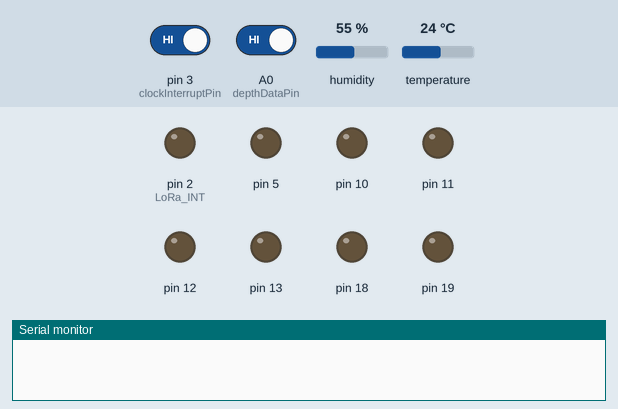
Simulated run of this sketch. Board: Arduino Uno, built with avr-gcc and run on an emulated ATmega328P. On the bench: output pins drawn as LEDs (lit = HIGH), the last lines printed to the serial monitor. Wiring (inferred from the names in the program): DS3231 clock at I2C address 0x68. The inputs (shaded band) are chosen by the test bench; at power-on: pin 3 (clockInterruptPin) HIGH, A0 (depthDataPin) HIGH, humidity 55 %, temperature 24 °C. Sleep ends after the set time or at an interrupt; the local clock reads 2024-03-15 10:24:30 at power-on unless the sketch sets it; EEPROM starts erased; no radio packets arrive unless stated; pins used as bus, display or sensor lines are not drawn.

Above: at 0.1 s.
At 10.0 s:
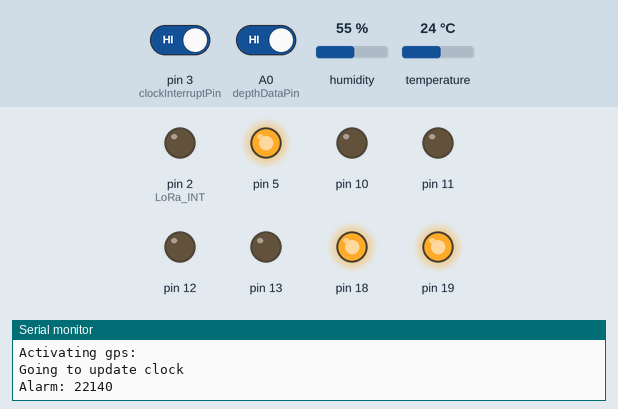
10.1 s: pin 3 (clockInterruptPin) driven LOW and A0 (depthDataPin) driven LOW
At 19.3 s:
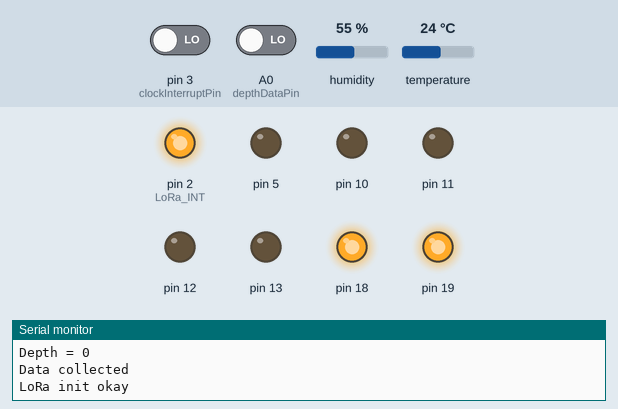
Timing chart, 0 to 20.8 s (numbered marks = the images above; inputs shaded):
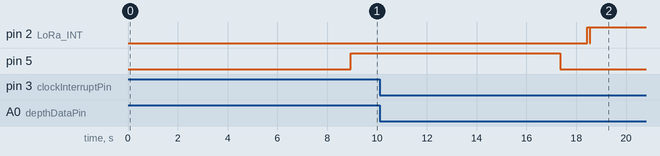

The sketch:

minimalSender.ino
```cpp
#include <Wire.h>                   // Library to use I2C communucation.
#include <RTClibExtended.h>         // Library for the clock
#include <timeAndAlarm.h>           // Functions for handeling timer and alarms
#include <TinyGPS++.h>              // Handling GPS data
#include <EEPROM.h>                 // Administrating writing to/reading from EEPROM
#include <SDI12.h>                  // Library for SDI-12 communication
#include <avr/io.h>
#include <Adafruit_Sensor.h>        // Library that some of Adafruit's sensors uses.
#include <Adafruit_BMP280.h>        // Temperature and air pressure readings from the BMP280 chip.
#include <Adafruit_AM2320.h>        // Humidity sensor
#include "systemConstants.h"        // Constants for the system

// LoRa:
#include <RHReliableDatagram.h>
#include <LoRa.h>
#include <RH_RF95.h>
#include <SPI.h>
RH_RF95 lora(LoRa_CS, LoRa_INT);                              // Instanciate the LoRA driver
RHReliableDatagram manager(lora, SENDER_ADDRESS); // Instanciate the reliable sender

// Dynamic memory for receiving messages:
uint8_t buf[RH_RF95_MAX_MESSAGE_LEN];
uint8_t packageNum;
Adafruit_AM2320 am2320 = Adafruit_AM2320(); // Instance for the humidity sensor.


RTC_DS3231 RTC;
timeAndAlarm TimeAlarm(RTC);
TinyGPSPlus gps;  //This is the GPS object that will pretty much do all the grunt work with the NMEA data


void setup() {
  Serial.begin(9600);

  setAwakePinConfig();
  delay(40);
  initializePacketNum();
  //Serial.println(F("Turning GPS on"));
  activateClock();


  turnOnGPS();
  Serial.println(F("Activating gps: "));
  delay(100);
  delay(5000);
  turnOffGPS();


  initializeAlarm(); // Clear previous alarms and turn off SQW
  DateTime timeNow = RTC.now();

  Serial.println(F("Going to update clock"));
  updateClock(1);
  //getPosition();

  TimeAlarm.setWakeUpPeriod(0, 1, 0);
  TimeAlarm.setAlarm1(1, 2*(SENDER_ADDRESS-2));
  printAlarm();

}


void loop() {
  setAwakePinConfig();
  activateClock();

  ////////////////////// Data acquisition /////////////////////////
  /////////////////////////////////////////////////////////////////
  uint8_t data[21];                                              //
  fillLongIntToPos(packageNum, 1, 0, data);                      // Filling packet number to first byte
                                                                 //
  initializeWaterPressureSensor();                               //
  SDI12 mySDI12(depthDataPin);                                   // Define the SDI-12 bus
  PORTD |= B00100000;                                            //
  fillLongIntToPos(getDepth(), 3, 8, data);                      // Filling depth data to byte 8-10
  PORTD &= B11011111;

  BMP.begin();
  delay(40);
  fillLongIntToPos(getTemperature(), 2, 1, data); // Temp data (2 bytes)
  Serial.println(F("Data collected"));

  activateHumiditySensor();
  fillLongIntToPos(getHumidity(), 2, 3, data);  // Humidity data (2 byte)
  deactivateHumiditySensor();

  activateClock();
  fillLongIntToPos(TimeAlarm.getTimeStamp(), 4, 11, data);       // Filling time data to byte 11-14
  fillPositionData(data);                                        // Position data (3 + 3 byte)
  /////////////////////////////////////////////////////////////////


  initializeLoRa();
  if (!manager.sendtoWait(data, sizeof(data), RECEIVER_ADDRESS)){
    Serial.println(F("Send unsuccessful"));
    storeInEEPROM(data, sizeof(data));
  }

  ///// Waiting 1 sec to check if we need to adjust the clock ////
  ////////////////////////////////////////////////////////////////
  uint8_t bufLen = sizeof(buf);                                 // Needs to be here to convert to uint8_t
  uint8_t from;                                                 // from becomes author of the message
  if (manager.recvfromAckTimeout(buf, &bufLen, 1000, &from)){   //
    if (from == REPEATER_ADDRESS && bufLen == 2){               // Special message from repeater
      Serial.print(F("We got time request: "));                 //
      int seconds = buf[1];                                     // Number of seconds to change the clock
      if (!buf[0]){                                             //
        // Position 0 is 0 if the value of seconds is negative  //
        seconds = seconds * -1;                                 //
      }                                                         //
      Serial.println(seconds);                                  //
      TimeAlarm.adjustWakeUpTime(seconds);                      // Adjusting the clock forwards of backwards, depending on sign
    }                                                           //
  }                                                             //
  ////////////////////////////////////////////////////////////////

  sendFromEEPROM();
  updatePackageNum();

  Serial.println(F("Going to sleep"));
  delay(500);
  goToSafeSleep();
  Serial.println(F("\nWoke up from sleep"));

  TimeAlarm.setNextWakeupTime();
  TimeAlarm.setAlarm1();
  printAlarm();

}
```

communication.ino
```cpp
void fillLongIntToPos(long int inValue, int requiredSize, int startingPos, uint8_t* outValue){
  uint8_t * _tempValue = (uint8_t *)&inValue;
  for (int i = 0; i < requiredSize; i++){
    outValue[startingPos + i] = _tempValue[i];
  }
}

// Does the same as fillLongIntToPos, but for the GPS coordinates.
void fillPositionData(uint8_t outValue[messageLength]){
  for (int i = 15; i < 21; i++){
    outValue[i] = EEPROM.read(i);
  }
}

void sendFromEEPROM(){
  // Iterating over the 7 packet numbers
  for(int i=0; i<8; i++)
  {
    // Only send data that exists (the month is never zero)
    if(EEPROM.read(i*100+11) != 0)
    {
      // Trying to send from memory
      uint8_t tempStorage[messageLength];
      for(int j=0; j<messageLength; j++)
      {
        tempStorage[j] = EEPROM.read(i*100+j);
        //Serial.println(tempStorage[j]);
      }
      if(!manager.sendtoWait(&tempStorage[0], messageLength, RECEIVER_ADDRESS))
      {
        Serial.print(F("Send from memory unsuccessful for packet number: "));
        Serial.println(i);
      }
      else
      {
        Serial.println(F("Send from memory success"));
        EEPROM.update(i*100+11,0);
      }
    }
  }
}
```

functions.ino
```cpp
void getPosition(){
  int iterator = 0;
  while (iterator < 4){
    while(Serial.available())//While there are characters to come from the GPS
    {
      gps.encode(Serial.read());//This feeds the serial NMEA data into the library one char at a time
    }
    if(gps.location.isUpdated())//This will pretty much be fired all the time anyway but will at least reduce it to only after a package of NMEA data comes in
    {
      iterator ++;
    }
  }
  long int Lat = gps.location.lat() * 100000;
  long int Lng = gps.location.lng() * 100000;
  Serial.println(Lat);
  Serial.println(Lng);
  uint8_t positionData[6];
  fillLongIntToPos(Lat, 3, 0, positionData);
  fillLongIntToPos(Lng, 3, 3, positionData);
    for (int j = 0; j < 6; j++)
    {
      // Writing the new position data to memory of all packets
      EEPROM.update(100 + 15 + j, positionData[j]);
    }
}


void updatePackageNum(){
  if (packageNum >= 7)
  {
    packageNum = 0;
    EEPROM.write(50,0);
    EEPROM.write(57, 77);
  }
  else
  {
    packageNum ++;
    EEPROM.write(50+packageNum, packageNum);
    EEPROM.write(50+packageNum-1, 77);
  }
}


void goToSleep()
{
  attachInterrupt(digitalPinToInterrupt(clockInterruptPin), wakeUpRoutine, LOW);

  setSleepConfig();

  // Disable ADC
  ADCSRA &= ~(1<<7);

  // Go to deep sleep
  SMCR |= (1<<2); // Power down mode
  SMCR |= 1; // Enable sleep

  // BOD disable
  MCUCR |= (3<<5); // Set both BODS and BODSE at the same time
  MCUCR = (MCUCR & ~(1<<5)) | (1<<6); // Then set the BODS bit and clear the BODSE bit at the same time
  __asm__ __volatile__("sleep"); // In line assembler sleep execute instruction
  delay(10);
  detachInterrupt(digitalPinToInterrupt(clockInterruptPin));
}

void wakeUpRoutine()
{
  /*
  PORTD |= B00010000; // Set Clock power pin high
  Wire.begin();
  */
}

void goToSafeSleep(){
  bool fakeWakeup = true;
  while (fakeWakeup){
    goToSleep();
    activateClock();
    DateTime timeNow = RTC.now();
    bool correctHour = timeNow.hour() == EEPROM.read(846);
    bool correctMinute = timeNow.minute() == EEPROM.read(847);
    bool correctSecond = timeNow.second() == EEPROM.read(848);
    if (correctHour && correctMinute && correctSecond){
      fakeWakeup = false;
    }
    else{
      Serial.println(F("We woke up, and we where not supposed to!"));
      Serial.print(F("The clock is: "));
      Serial.println(TimeAlarm.getTimeStamp());
      Serial.println(TimeAlarm.getTime());
      printAlarm();
      delay(50);
    }
  }
}

void storeInEEPROM(uint8_t data[], int dataLen)
{
 for(int i=0; i<dataLen; i++)
 {
  EEPROM.update(data[0]*100+i, data[i]);
 }
}


void printAlarm(){
  Serial.print(F("Alarm: "));
  int hh = EEPROM.read(846);
  int mm = EEPROM.read(847);
  int ss = EEPROM.read(848);
  Serial.print(hh);
  Serial.print(mm);
  Serial.println(ss);
  delay(100);
}


int getDepth()
{
  String startMeasurements = "?M!";
  String getData = "?D0!";
  String SDI_Response = "";
  String SDI_Response_Stripped = "";

  delay(5000); // Needs five seconds to turn on
  mySDI12.sendCommand(startMeasurements);
  delay(3000); // Allow three seconds for measuring
  mySDI12.sendCommand(getData);
  delay(300);   // wait a while for a response

  while (mySDI12.available()) {  // build string from response
      char c = mySDI12.read();

      if( (c=='0') || (c=='1') || (c=='2') || (c=='3') || (c=='4') || (c=='5') || (c=='6') || (c=='7') || (c=='8') || (c =='9')){
        SDI_Response += c;
        delay(5);
      }
  }
  SDI_Response_Stripped += SDI_Response[7];
  SDI_Response_Stripped += SDI_Response[8];
  SDI_Response_Stripped += SDI_Response[9];
  SDI_Response_Stripped += SDI_Response[10];
  int depth = SDI_Response_Stripped.toInt();
  Serial.println(SDI_Response);
  delay(5);
  SDI_Response = "";
  SDI_Response_Stripped = "";
  mySDI12.clearBuffer();
  delay(5);
  Serial.print(F("Depth = "));
  Serial.println(depth);

  return depth;
}


// Returns temperature [*C] with two decimals precision.
long int getTemperature()
{
  delay(50);
  long int temp = (BMP.readTemperature() * 100);
  delay(10);
  return temp;
}

// Returns pressure [Pa].
long int getPressure()
{
  delay(50);
  long int pressure = BMP.readPressure();
  delay(10);
  return pressure;
}


long int getHumidity()
{
  long int humidity = (am2320.readHumidity() * 10 );
  delay(10);
  return humidity;
}
```

initializationFunctions.ino
```cpp
bool updateClock(int mode){
  if (mode == 1){
    Wire.begin();
    delay(50);
    if (! RTC.begin()) {
      while (1){
        Serial.println(F("Couldn't find rtc"));
      }
    }
    RTC.adjust(DateTime(__DATE__, __TIME__));
  }
  else
  {
    Wire.begin();
    Serial.println(F("GPS Start"));//Just show to the monitor that the sketch has started
    if (! RTC.begin()) {
      while (1){
        Serial.println(F("Couldn't find rtc"));
      }
    }
    int iterator = 0;
    while (iterator < 4){
      while(Serial.available())//While there are characters to come from the GPS
      {
        gps.encode(Serial.read());//This feeds the serial NMEA data into the library one char at a time
      }
      if(gps.location.isUpdated() && gps.date.year() != 2000)
      {
        iterator ++;
      }
    }
    uint16_t yy = gps.date.year();
    uint8_t mm = gps.date.month();
    uint8_t dd = gps.date.day();
    uint8_t hh = gps.time.hour();
    uint8_t Min = gps.time.minute();
    uint8_t sec = gps.time.second();
    Serial.println(yy);
    Serial.println(mm);
    Serial.println(dd);
    Serial.println(hh);
    Serial.println(Min);
    Serial.println(sec);
    RTC.adjust(DateTime(yy, mm, dd, hh, Min, sec));
    Serial.println(TimeAlarm.getTimeStamp());
    delay(2000);
  }
}

void turnOnGPS(){
  DDRC |= 1 << GPS_POWER; // Output
  PORTC |= 1 << GPS_POWER; // HIGH GPS_POWER
  delay(40);
}
void turnOffGPS(){
  PORTC &= ~1 << GPS_POWER; // LOW, turn power off
}

bool initializePacketNum(){
  // Checks if it's the first time the module is used. If it isn't, it continues from the previous package number.
  if(EEPROM.read(50)!=0 && EEPROM.read(51)!=1 && EEPROM.read(52)!=2 && EEPROM.read(53)!=3 && EEPROM.read(54)!=4 && EEPROM.read(55)!=5 && EEPROM.read(56)!=6 && EEPROM.read(57)!=7)
  {
    for(int i=0; i<1025; i++)
    {
      EEPROM.write(i, 0);
    }
    packageNum = 0;
  }
  else
  {
    for(int i=0; i<8; i++)
    {
      if(EEPROM.read(50+i) == i)
      {
        packageNum = i;
      }
    }
  }
}

void setSleepConfig(){
  DDRB = B00000000;
  DDRC = B00111100;   // SCL and SDA  and power for GPS and LoRa as output
  DDRD = B01110000;   // Power for clock and depth Multiplexer&MOSFET set as output
  PORTB = ~DDRB;      // Pull all in-ports high
  PORTC = ~DDRC;      // Pull all in-ports high, turn off power for GPS and LoRa, set SCL and SDA low
  PORTD = ~DDRD;      // Pull all in-ports high, turn off power for clock and depth sensor
}

void setAwakePinConfig(){
  DDRB = B00111110;   //
  DDRC = B00111100;
  DDRD = B01110000;
  PORTB = ~DDRB;
  PORTC = ~DDRC;
  PORTD = ~DDRD;
}


// Initialize LoRa.
void initializeLoRa()
{
  //DDRC |= 1 << LoRa_POWER;  // Output
  PORTC |= 1 << LoRa_POWER; // HIGH

  //Set pinMode
  pinMode(LoRa_RST, OUTPUT);
  pinMode(LoRa_INT, OUTPUT);

  // Manual reset of LoRa module
  digitalWrite(LoRa_RST, HIGH);
  delay(100);
  digitalWrite(LoRa_RST, LOW);
  delay(10);
  digitalWrite(LoRa_RST, HIGH);
  delay(10);
  digitalWrite(LoRa_INT, HIGH);
  delay(100);
  digitalWrite(LoRa_INT, LOW);
  delay(10);
  digitalWrite(LoRa_INT, HIGH);
  delay(10);
  pinMode(LoRa_INT, OUTPUT);


  // Initialize both LoRa and Reliable Datagram
  if (!manager.init()){
    // init failed
    Serial.println(F("init failed"));
  }
  else{
    Serial.println(F("LoRa init okay"));
  }


  // Set frequency.
  lora.setFrequency(LoRa_FREQ);

  // Set transmitter power, value from 7-23 (23 = 20 dBm). 13 dBm is default.
  // Can go above this using PA_BOOST, which RFM9x has.
  lora.setTxPower(23);

  // Set spreding factor, bandwidth and coding rate.
  // See LoRa #define in top of code for description and usage.
  //  LoRa.setSpreadingFactor(spreadingFactor); // This causes failure
  LoRa.setSignalBandwidth(signalBandwidth);

  LoRa.setCodingRate4(codingRateDenominator);
}

void activateClock(){
  DDRD |= 1 << clockPowerPin; // Setting pin 4 as output
  PORTD |= 1 << clockPowerPin; // Setting pin 4 high
  Wire.begin(); // Setting up SCL and SDA;
  delay(40);
}

void initializeAlarm()
{
  //clear any pending alarms
  RTC.armAlarm(1, false);
  RTC.clearAlarm(1);
  RTC.alarmInterrupt(1, false);
  RTC.armAlarm(2, false);
  RTC.clearAlarm(2);
  RTC.alarmInterrupt(2, false);

  // Set interrupt mode
  RTC.writeSqwPinMode(DS3231_OFF);
}


void initializeWaterPressureSensor()
{
  mySDI12.begin();
  delay(20);
}


void activateHumiditySensor()
{
  am2320.begin();
  delay(5);
  // DDRD |= 1 << humidityPower; // Output
  PORTD |= 1 << humidityPower; // HIGH GPS_POWER
  delay(800); // Needs 800ms of power before getting readings. Will otherwise return 0.
}


void deactivateHumiditySensor()
{
  PORTD &= ~1 << humidityPower; // LOW, turn power off
}
```

Source omitted: systemConstants.h (3596 bytes)
